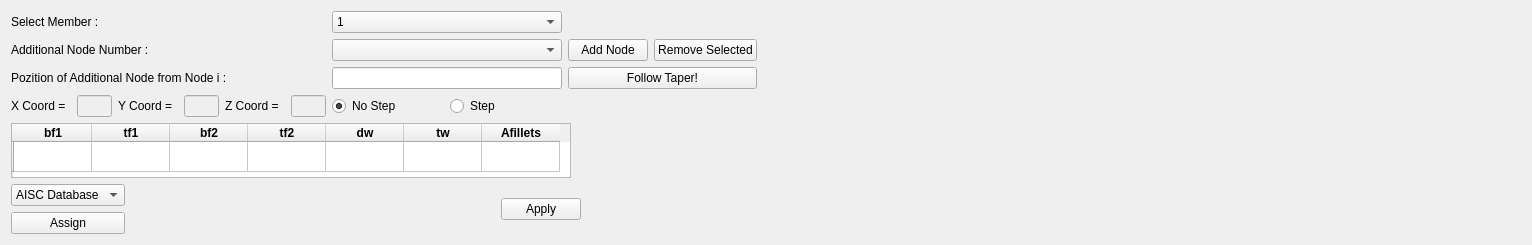
          <widget class="QWidget" name="Add_Nodes">
           <attribute name="title">
            <string>Add Nodes</string>
           </attribute>
           <layout class="QVBoxLayout" name="verticalLayout_9">
            <item>
             <layout class="QGridLayout" name="gridLayout_2">
              <property name="sizeConstraint">
               <enum>QLayout::SetMaximumSize</enum>
              </property>
              <item row="1" column="1">
               <widget class="QComboBox" name="AdditionalNodeNumberComboBox">
                <property name="maximumSize">
                 <size>
                  <width>230</width>
                  <height>16777215</height>
                 </size>
                </property>
                <property name="currentIndex">
                 <number>-1</number>
                </property>
               </widget>
              </item>
              <item row="2" column="0">
               <widget class="QLabel" name="AddPositionLabel">
                <property name="text">
                 <string>Pozition of Additional Node from Node i :</string>
                </property>
               </widget>
              </item>
              <item row="2" column="1">
               <widget class="QLineEdit" name="AddNodePositionFrom">
                <property name="maximumSize">
                 <size>
                  <width>230</width>
                  <height>16777215</height>
                 </size>
                </property>
               </widget>
              </item>
              <item row="0" column="1">
               <widget class="QComboBox" name="AddNodeMember">
                <property name="maximumSize">
                 <size>
                  <width>230</width>
                  <height>16777215</height>
                 </size>
                </property>
                <item>
                 <property name="text">
                  <string>1</string>
                 </property>
                </item>
               </widget>
              </item>
              <item row="1" column="0">
               <widget class="QLabel" name="AdditionalNodeLabel">
                <property name="text">
                 <string>Additional Node Number :</string>
                </property>
               </widget>
              </item>
              <item row="3" column="0">
               <layout class="QHBoxLayout" name="horizontalLayout_24">
                <item>
                 <widget class="QLabel" name="AddNodeLabelX">
                  <property name="maximumSize">
                   <size>
                    <width>60</width>
                    <height>16777215</height>
                   </size>
                  </property>
                  <property name="text">
                   <string>X Coord = </string>
                  </property>
                 </widget>
                </item>
                <item>
                 <widget class="QLineEdit" name="AddNodeX">
                  <property name="enabled">
                   <bool>false</bool>
                  </property>
                  <property name="maximumSize">
                   <size>
                    <width>35</width>
                    <height>16777215</height>
                   </size>
                  </property>
                 </widget>
                </item>
                <item>
                 <widget class="QLabel" name="AddNodeLabelY">
                  <property name="maximumSize">
                   <size>
                    <width>60</width>
                    <height>16777215</height>
                   </size>
                  </property>
                  <property name="text">
                   <string>Y Coord =</string>
                  </property>
                 </widget>
                </item>
                <item>
                 <widget class="QLineEdit" name="AddNodeY">
                  <property name="enabled">
                   <bool>false</bool>
                  </property>
                  <property name="maximumSize">
                   <size>
                    <width>35</width>
                    <height>16777215</height>
                   </size>
                  </property>
                 </widget>
                </item>
                <item>
                 <widget class="QLabel" name="AddNodeLabelZ">
                  <property name="maximumSize">
                   <size>
                    <width>60</width>
                    <height>16777215</height>
                   </size>
                  </property>
                  <property name="text">
                   <string>Z Coord = </string>
                  </property>
                 </widget>
                </item>
                <item>
                 <widget class="QLineEdit" name="AddNodeZ">
                  <property name="enabled">
                   <bool>false</bool>
                  </property>
                  <property name="maximumSize">
                   <size>
                    <width>35</width>
                    <height>16777215</height>
                   </size>
                  </property>
                 </widget>
                </item>
               </layout>
              </item>
              <item row="1" column="3">
               <widget class="QPushButton" name="RemoveAddedNodePB">
                <property name="text">
                 <string>Remove Selected</string>
                </property>
               </widget>
              </item>
              <item row="0" column="5">
               <spacer name="horizontalSpacer_7">
                <property name="orientation">
                 <enum>Qt::Horizontal</enum>
                </property>
                <property name="sizeHint" stdset="0">
                 <size>
                  <width>40</width>
                  <height>20</height>
                 </size>
                </property>
               </spacer>
              </item>
              <item row="3" column="1">
               <layout class="QHBoxLayout" name="horizontalLayout_22">
                <item>
                 <widget class="QRadioButton" name="StepRB1">
                  <property name="text">
                   <string>No Step</string>
                  </property>
                  <property name="checked">
                   <bool>true</bool>
                  </property>
                 </widget>
                </item>
                <item>
                 <widget class="QRadioButton" name="StepRB2">
                  <property name="text">
                   <string>Step</string>
                  </property>
                  <property name="checked">
                   <bool>false</bool>
                  </property>
                 </widget>
                </item>
               </layout>
              </item>
              <item row="0" column="0">
               <widget class="QLabel" name="SelectMemberLabel">
                <property name="text">
                 <string>Select Member :</string>
                </property>
               </widget>
              </item>
              <item row="1" column="2">
               <widget class="QPushButton" name="addNodePushButton">
                <property name="text">
                 <string>Add Node</string>
                </property>
               </widget>
              </item>
              <item row="2" column="2" colspan="2">
               <widget class="QPushButton" name="FollowTaper">
                <property name="styleSheet">
                 <string notr="true">QPushButton{
rgb(170, 255, 255)}</string>
                </property>
                <property name="text">
                 <string>Follow Taper!</string>
                </property>
               </widget>
              </item>
             </layout>
            </item>
            <item>
             <layout class="QHBoxLayout" name="horizontalLayout_27">
              <item>
               <widget class="QTableWidget" name="AddNodeTable">
                <property name="minimumSize">
                 <size>
                  <width>560</width>
                  <height>55</height>
                 </size>
                </property>
                <property name="maximumSize">
                 <size>
                  <width>560</width>
                  <height>55</height>
                 </size>
                </property>
                <attribute name="horizontalHeaderDefaultSectionSize">
                 <number>78</number>
                </attribute>
                <row>
                 <property name="text">
                  <string/>
                 </property>
                </row>
                <column>
                 <property name="text">
                  <string>bf1</string>
                 </property>
                 <property name="font">
                  <font>
                   <weight>75</weight>
                   <bold>true</bold>
                  </font>
                 </property>
                </column>
                <column>
                 <property name="text">
                  <string>tf1</string>
                 </property>
                 <property name="font">
                  <font>
                   <weight>75</weight>
                   <bold>true</bold>
                  </font>
                 </property>
                </column>
                <column>
                 <property name="text">
                  <string>bf2</string>
                 </property>
                 <property name="font">
                  <font>
                   <weight>75</weight>
                   <bold>true</bold>
                  </font>
                 </property>
                </column>
                <column>
                 <property name="text">
                  <string>tf2</string>
                 </property>
                 <property name="font">
                  <font>
                   <weight>75</weight>
                   <bold>true</bold>
                  </font>
                 </property>
                </column>
                <column>
                 <property name="text">
                  <string>dw</string>
                 </property>
                 <property name="font">
                  <font>
                   <weight>75</weight>
                   <bold>true</bold>
                  </font>
                 </property>
                </column>
                <column>
                 <property name="text">
                  <string>tw</string>
                 </property>
                 <property name="font">
                  <font>
                   <weight>75</weight>
                   <bold>true</bold>
                  </font>
                 </property>
                </column>
                <column>
                 <property name="text">
                  <string>Afillets</string>
                 </property>
                 <property name="font">
                  <font>
                   <weight>75</weight>
                   <bold>true</bold>
                  </font>
                 </property>
                </column>
               </widget>
              </item>
              <item>
               <spacer name="horizontalSpacer_12">
                <property name="orientation">
                 <enum>Qt::Horizontal</enum>
                </property>
                <property name="sizeType">
                 <enum>QSizePolicy::Fixed</enum>
                </property>
                <property name="sizeHint" stdset="0">
                 <size>
                  <width>950</width>
                  <height>20</height>
                 </size>
                </property>
               </spacer>
              </item>
             </layout>
            </item>
            <item>
             <layout class="QHBoxLayout" name="horizontalLayout_23">
              <item>
               <layout class="QVBoxLayout" name="verticalLayout_7">
                <item>
                 <widget class="QComboBox" name="AISC_database_button_2">
                  <property name="minimumSize">
                   <size>
                    <width>111</width>
                    <height>0</height>
                   </size>
                  </property>
                  <item>
                   <property name="text">
                    <string>AISC Database</string>
                   </property>
                  </item>
                 </widget>
                </item>
                <item>
                 <widget class="QPushButton" name="AISC_assign_button_2">
                  <property name="text">
                   <string>Assign</string>
                  </property>
                 </widget>
                </item>
               </layout>
              </item>
              <item>
               <spacer name="horizontalSpacer_13">
                <property name="orientation">
                 <enum>Qt::Horizontal</enum>
                </property>
                <property name="sizeType">
                 <enum>QSizePolicy::Fixed</enum>
                </property>
                <property name="sizeHint" stdset="0">
                 <size>
                  <width>370</width>
                  <height>20</height>
                 </size>
                </property>
               </spacer>
              </item>
              <item>
               <widget class="QPushButton" name="AddNodeApply">
                <property name="text">
                 <string>Apply</string>
                </property>
               </widget>
              </item>
              <item>
               <spacer name="horizontalSpacer_6">
                <property name="orientation">
                 <enum>Qt::Horizontal</enum>
                </property>
                <property name="sizeType">
                 <enum>QSizePolicy::Expanding</enum>
                </property>
                <property name="sizeHint" stdset="0">
                 <size>
                  <width>900</width>
                  <height>20</height>
                 </size>
                </property>
               </spacer>
              </item>
             </layout>
            </item>
           </layout>
          </widget>
